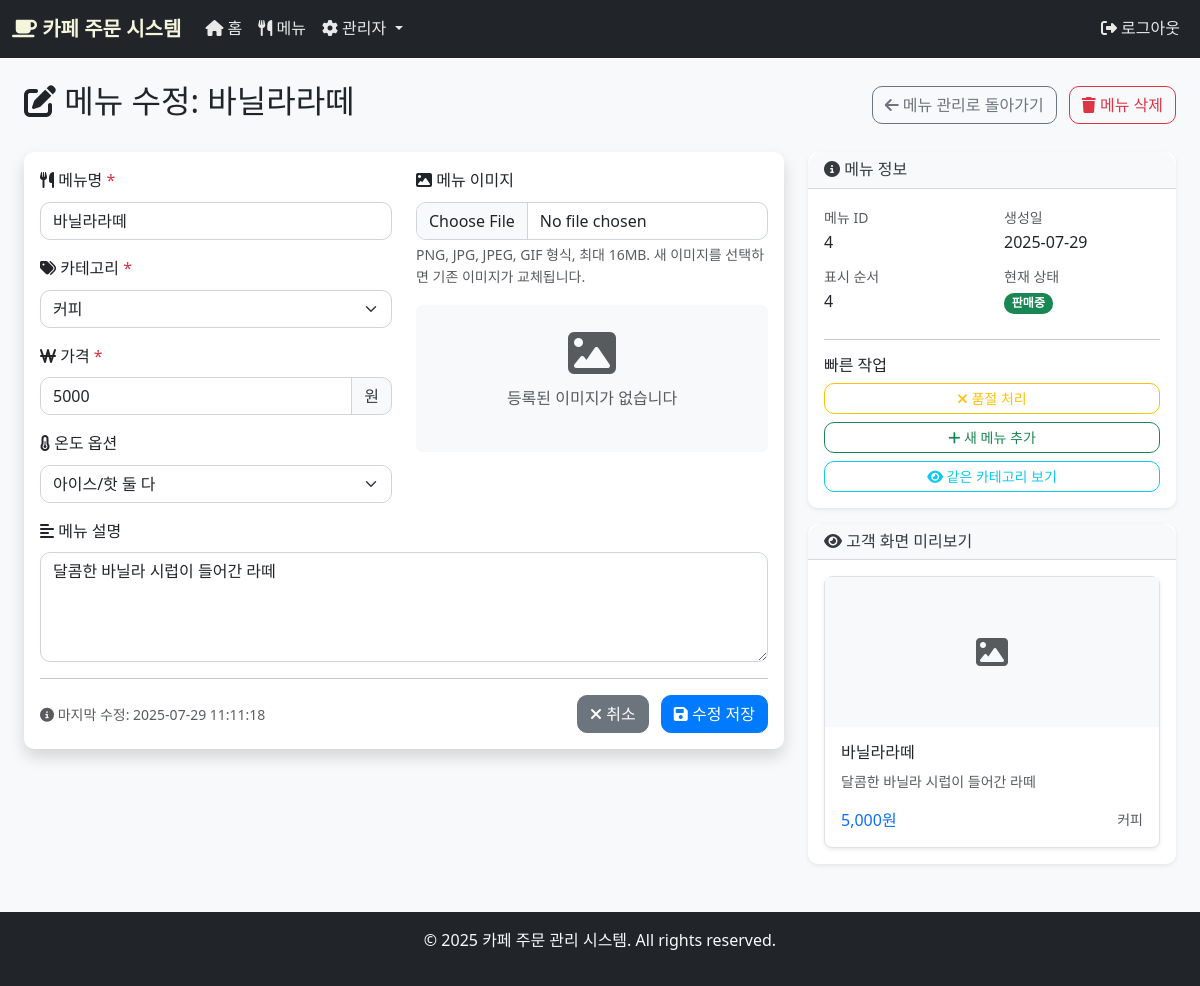
The page /admin/menu/edit/4 (signed in) on the database its author committed.
### models.py (models this page shows, shortened)
class Menu(db.Model):
    __tablename__ = 'cafe_menu'
    id = db.Column(db.Integer, primary_key=True)
    name = db.Column(db.String(100), nullable=False)
    category = db.Column(db.String(50), nullable=False)
    price = db.Column(db.Float, nullable=False)
    description = db.Column(db.Text)
    image = db.Column(db.String(255))
    temperature_option = db.Column(db.String(20), default='both')  # 'ice', 'hot', 'both'
    display_order = db.Column(db.Integer, default=9999)
    is_soldout = db.Column(db.Boolean, default=False)
    created_at = db.Column(db.DateTime, default=datetime.now)
    updated_at = db.Column(db.DateTime, default=datetime.now, onupdate=datetime.now)
    order_items = db.relationship('OrderItem', backref='menu', lazy=True)

### app.py (the view)
    def decorated_function(*args, **kwargs):
        if not session.get('admin_logged_in'):
            return redirect(url_for('admin_login'))
        return f(*args, **kwargs)

### app.py (called while the page is built, shortened)
def login_required(f):
    def decorated_function(*args, **kwargs):
        if not session.get('admin_logged_in'):
            return redirect(url_for('admin_login'))
        return f(*args, **kwargs)
    decorated_function.__name__ = f.__name__
    return decorated_function

@app.route('/admin/menu/edit/<int:menu_id>', methods=['GET', 'POST'])
@login_required
def edit_menu(menu_id):
    menu = Menu.query.get_or_404(menu_id)
    categories = get_categories()
    return render_template('admin/edit_menu.html', menu=menu, categories=categories)

@app.context_processor
def inject_globals():
    cart_count = 0
    if 'cart' in session:
        cart_count = sum(item['quantity'] for item in session['cart'].values())
    return {
        'cart_count': cart_count,
        'admin_logged_in': session.get('admin_logged_in', False),
        'current_year': datetime.now().year
    }

### models.py (called while the page is built)
def get_categories():
    categories = db.session.query(Menu.category).distinct().all()
    return [category[0] for category in categories]

### templates/admin/edit_menu.html (shortened to what this page needs)
{% extends "base.html" %}
{% block content %}
<div class="container-fluid">
    <div class="row mb-4">
        <div class="col-12">
            <div class="d-flex justify-content-between align-items-center">
                <h2>
                    <i class="fas fa-edit"></i> 메뉴 수정: {{ menu.name }}
                </h2>
                <div>
                    <a href="{{ url_for('admin_menu') }}" class="btn btn-outline-secondary me-2">
                        <i class="fas fa-arrow-left"></i> 메뉴 관리로 돌아가기
                    </a>
                    <a href="{{ url_for('delete_menu', menu_id=menu.id) }}"
                       class="btn btn-outline-danger"
                       onclick="return confirm('정말로 이 메뉴를 삭제하시겠습니까?')">
                        <i class="fas fa-trash"></i> 메뉴 삭제
                    </a>
                </div>
            </div>
        </div>
    </div>
    <div class="row justify-content-center">
        <div class="col-lg-8">
            <div class="card shadow">
                <div class="card-body">
                    <form method="post" enctype="multipart/form-data" id="editMenuForm">
                        <div class="row">
                            <div class="col-md-6">
                                <div class="mb-3">
                                    <label for="name" class="form-label">
                                        <i class="fas fa-utensils"></i> 메뉴명 <span class="text-danger">*</span>
                                    </label>
                                    <input type="text" class="form-control" id="name" name="name"
                                           required value="{{ menu.name }}" placeholder="메뉴 이름을 입력하세요">
                                </div>
                                <div class="mb-3">
                                    <label for="category" class="form-label">
                                        <i class="fas fa-tags"></i> 카테고리 <span class="text-danger">*</span>
                                    </label>
                                    <select class="form-select" id="category" name="category" required>
                                        {% for category in categories %}
                                        <option value="{{ category }}" {% if category == menu.category %}selected{% endif %}>
                                            {{ category }}
                                        </option>
                                        {% endfor %}
                                    </select>
                                </div>
                                <div class="mb-3">
                                    <label for="price" class="form-label">
                                        <i class="fas fa-won-sign"></i> 가격 <span class="text-danger">*</span>
                                    </label>
                                    <div class="input-group">
                                        <input type="number" class="form-control" id="price" name="price"
                                               required min="0" step="100" value="{{ menu.price|int }}">
                                        <span class="input-group-text">원</span>
                                    </div>
                                </div>
                                <div class="mb-3">
                                    <label for="temperature_option" class="form-label">
                                        <i class="fas fa-thermometer-half"></i> 온도 옵션
                                    </label>
                                    <select class="form-select" id="temperature_option" name="temperature_option">
                                        <option value="both" {% if menu.temperature_option == 'both' %}selected{% endif %}>
                                            아이스/핫 둘 다
                                        </option>
                                    </select>
                                </div>
                            </div>
                            <div class="col-md-6">
                                <div class="mb-3">
                                    <label for="image" class="form-label">
                                        <i class="fas fa-image"></i> 메뉴 이미지
                                    </label>
                                    <input type="file" class="form-control" id="image" name="image"
                                           accept="image/*" onchange="previewImage(this)">
                                    <div class="form-text">
                                        PNG, JPG, JPEG, GIF 형식, 최대 16MB. 새 이미지를 선택하면 기존 이미지가 교체됩니다.
                                    </div>
                                </div>
                                <div class="mb-3">
                                    <div id="currentImage" class="text-center">
                                        {% if menu.image %}
                                        <div class="mb-2">
                                            <small class="text-muted">현재 이미지:</small>
                                        </div>
                                        <img src="{{ url_for('static', filename='uploads/' + menu.image) }}"
                                             alt="{{ menu.name }}" class="img-thumbnail"
                                             style="max-width: 200px; max-height: 200px;">
                                        {% else %}
                                        <div class="bg-light p-4 rounded">
                                            <i class="fas fa-image fa-3x text-muted"></i>
                                            <p class="text-muted mt-2">등록된 이미지가 없습니다</p>
                                        </div>
                                        {% endif %}
                                    </div>
                                </div>
                            </div>
                        </div>
                        <div class="mb-3">
                            <label for="description" class="form-label">
                                <i class="fas fa-align-left"></i> 메뉴 설명
                            </label>
                            <textarea class="form-control" id="description" name="description" rows="4"
                                    placeholder="메뉴에 대한 설명을 입력하세요">{{ menu.description or '' }}</textarea>
                        </div>
                        <hr>
                        <div class="d-flex justify-content-between align-items-center">
                            <div>
                                <small class="text-muted">
                                    <i class="fas fa-info-circle"></i>
                                    마지막 수정: {{ menu.updated_at.strftime('%Y-%m-%d %H:%M:%S') if menu.updated_at else '없음' }}
                                </small>
                            </div>
                            <div>
                                <a href="{{ url_for('admin_menu') }}" class="btn btn-secondary me-2">
                                    <i class="fas fa-times"></i> 취소
                                </a>
                                <button type="submit" class="btn btn-primary">
                                    <i class="fas fa-save"></i> 수정 저장
                                </button>
                            </div>
                        </div>
                    </form>
                </div>
            </div>
        </div>
        <div class="col-lg-4">
            <div class="card">
                <div class="card-header">
                    <h6 class="mb-0">
                        <i class="fas fa-info-circle"></i> 메뉴 정보
                    </h6>
                </div>
                <div class="card-body">
                    <div class="row">
                        <div class="col-6">
                            <small class="text-muted">메뉴 ID</small>
                            <p class="mb-2">{{ menu.id }}</p>
                        </div>
                        <div class="col-6">
                            <small class="text-muted">생성일</small>
                            <p class="mb-2">{{ menu.created_at.strftime('%Y-%m-%d') if menu.created_at else '없음' }}</p>
                        </div>
                        <div class="col-6">
                            <small class="text-muted">표시 순서</small>
                            <p class="mb-2">{{ menu.display_order }}</p>
                        </div>
                        <div class="col-6">
                            <small class="text-muted">현재 상태</small>
                            <p class="mb-2">
                                {% if menu.is_soldout %}
                                <span class="badge bg-danger">품절</span>
                                {% else %}
                                <span class="badge bg-success">판매중</span>
                                {% endif %}
                            </p>
                        </div>
                    </div>
                    <hr>
                    <h6>빠른 작업</h6>
                    <div class="d-grid gap-2">
                        <button class="btn btn-outline-{% if menu.is_soldout %}success{% else %}warning{% endif %} btn-sm"
                                onclick="toggleSoldout()">
                            {% if menu.is_soldout %}
                            <i class="fas fa-check"></i> 판매 재개
                            {% else %}
                            <i class="fas fa-times"></i> 품절 처리
                            {% endif %}
                        </button>
                        <a href="{{ url_for('add_menu') }}" class="btn btn-outline-success btn-sm">
                            <i class="fas fa-plus"></i> 새 메뉴 추가
                        </a>
                        <a href="{{ url_for('admin_menu', category=menu.category) }}" class="btn btn-outline-info btn-sm">
                            <i class="fas fa-eye"></i> 같은 카테고리 보기
                        </a>
                    </div>
                </div>
            </div>
            <div class="card mt-3">
                <div class="card-header">
                    <h6 class="mb-0">
                        <i class="fas fa-eye"></i> 고객 화면 미리보기
                    </h6>
                </div>
                <div class="card-body">
                    <div class="card menu-preview-card">
                        <div id="previewImageContainer" class="card-img-top">
                            {% if menu.image %}
                            <img src="{{ url_for('static', filename='uploads/' + menu.image) }}"
                                 alt="{{ menu.name }}" style="width: 100%; height: 150px; object-fit: cover;">
                            {% else %}
                            <div class="bg-light d-flex align-items-center justify-content-center" style="height: 150px;">
                                <i class="fas fa-image fa-2x text-muted"></i>
                            </div>
                            {% endif %}
                        </div>
                        <div class="card-body">
                            <h6 class="card-title" id="previewName">{{ menu.name }}</h6>
                            <p class="card-text text-muted small" id="previewDescription">
                                {{ menu.description or '메뉴 설명' }}
                            </p>
                            <div class="d-flex justify-content-between align-items-center">
                                <span class="h6 text-primary mb-0" id="previewPrice">{{ "{:,}".format(menu.price|int) }}원</span>
                                <small class="text-muted" id="previewCategory">{{ menu.category }}</small>
                            </div>
                        </div>
                    </div>
                </div>
            </div>
        </div>
    </div>
</div>
{% endblock %}

### static/css/style.css (style rules this page uses)
:root { --primary-color: #007bff; --success-color: #28a745; --warning-color: #ffc107; --danger-color: #dc3545; --info-color: #17a2b8; --light-color: #f8f9fa; --dark-color: #343a40; --coffee-brown: #8B4513; --cafe-cream: #F5F5DC; }
body { font-family: 'Segoe UI', Tahoma, Geneva, Verdana, sans-serif; background-color: #f8f9fa; line-height: 1.6; }
.card { border: none; border-radius: 15px; box-shadow: 0 0.125rem 0.25rem rgba(0, 0, 0, 0.075); transition: transform 0.2s ease-in-out, box-shadow 0.2s ease-in-out; }
.card-header { background-color: var(--light-color); border-bottom: 1px solid rgba(0, 0, 0, 0.125); border-radius: 15px 15px 0 0 !important; font-weight: 600; color: var(--dark-color); }
.btn { border-radius: 10px; font-weight: 500; transition: all 0.3s ease; }
.btn-primary { background-color: var(--primary-color); border-color: var(--primary-color); }
.badge { border-radius: 10px; }
.form-control, .form-select { border-radius: 10px; border: 1px solid #ced4da; transition: border-color 0.15s ease-in-out, box-shadow 0.15s ease-in-out; }
.input-group-text { border-radius: 0 10px 10px 0; background-color: var(--light-color); border-color: #ced4da; color: var(--dark-color); }

### templates/admin/edit_menu.html (style rules this page uses)
.card { border-radius: 10px; }
.menu-preview-card { border: 1px solid #dee2e6; border-radius: 8px; transition: none; }
.menu-preview-card .card-body { padding: 1rem; }

### rows shown on the page
Menu: name "바닐라라떼", category "커피", price "5000", temperature_option "아이스/핫 둘 다", description "달콤한 바닐라 시럽이 들어간 라떼", updated_at "2025-07-29 11:11:18", id "4", created_at "2025-07-29", display_order "4", price "5,000"
